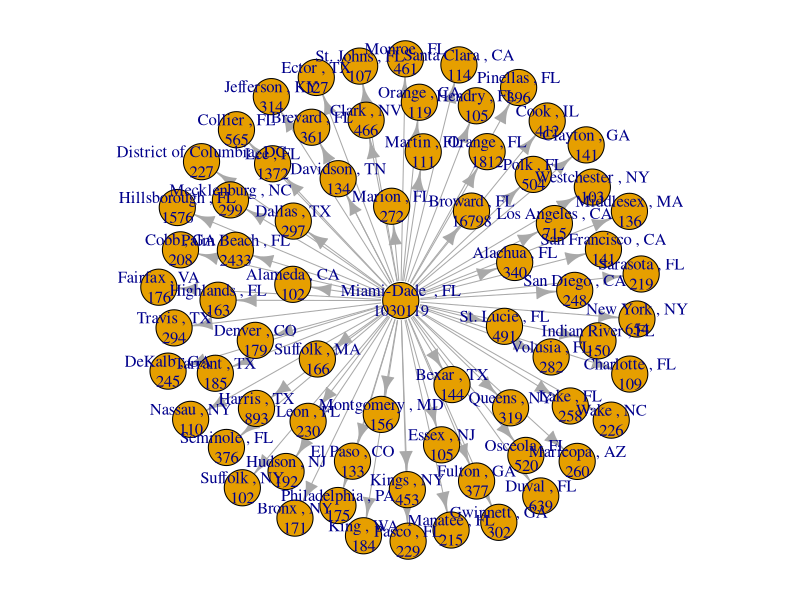
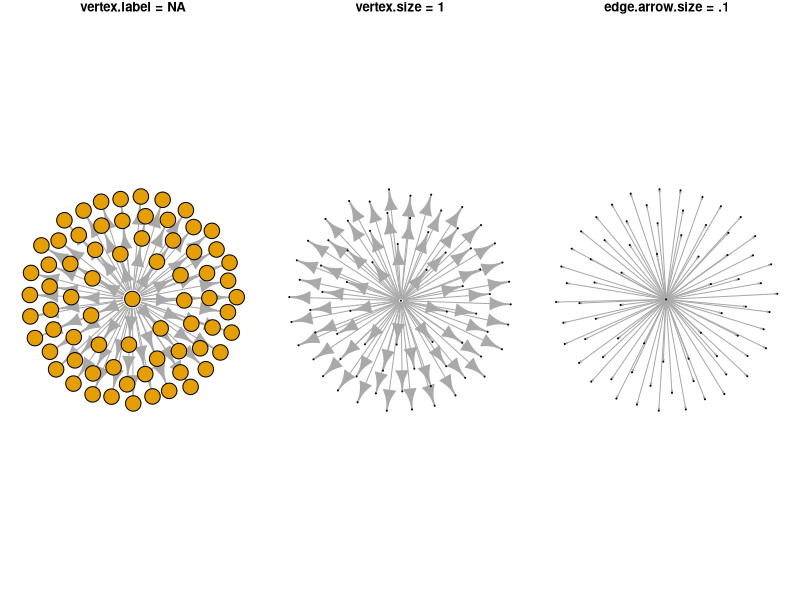
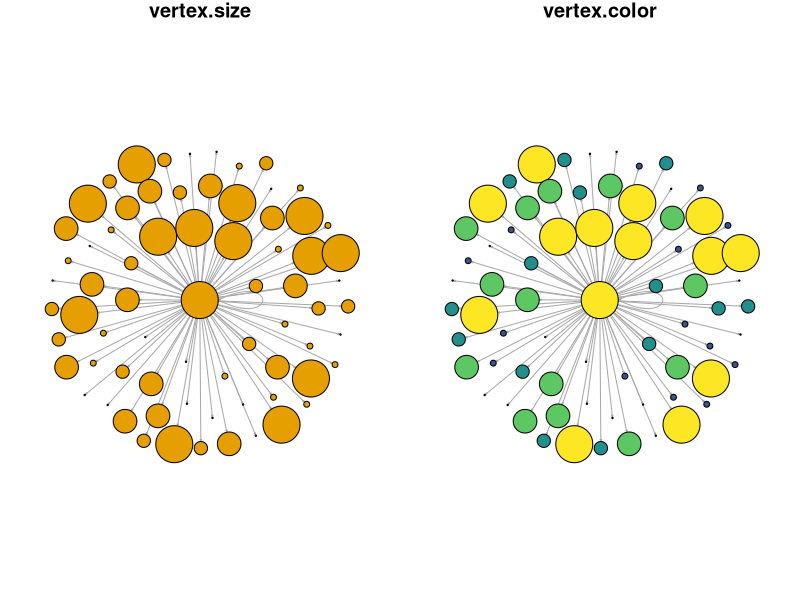
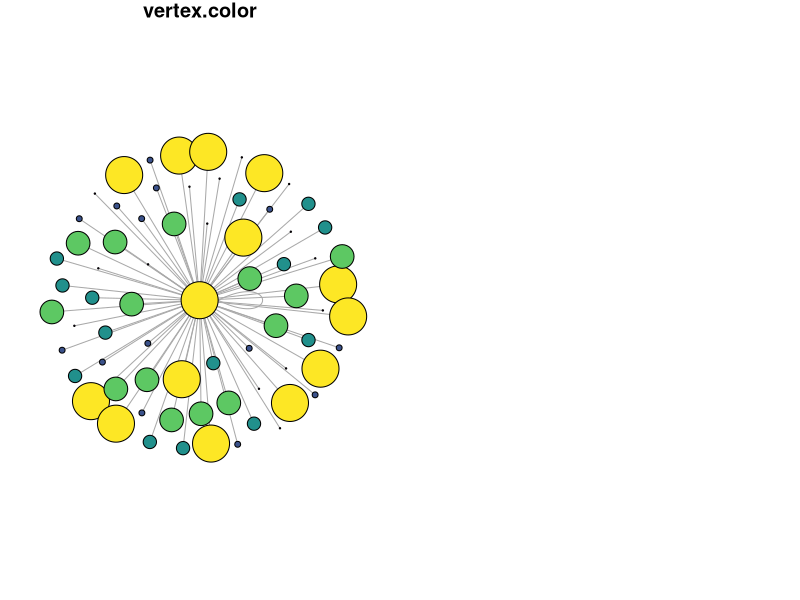
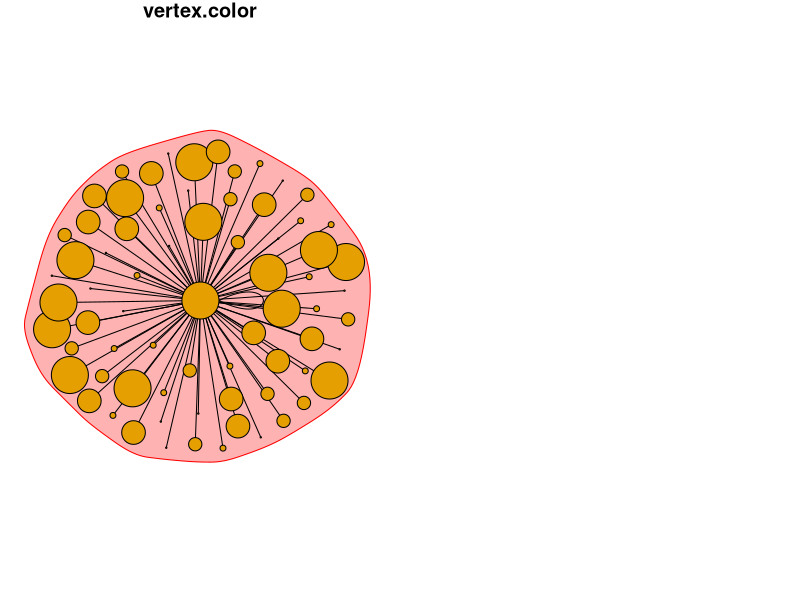

Write R code to recreate these figures, in order.
## ---- chunk 1
library(igraph)
library(tibble)
library(viridis)
## ---- chunk 2
# import
edges <- data.table::fread("./data/irs/miami-out-migration-edges.csv")
nodes <- data.table::fread("./data/irs/miami-out-migration-nodes.csv")
# create network
g1 <- igraph::graph_from_data_frame(d = edges,
                                   directed = T,
                                   vertices = nodes
)
#remove self-loops, people that moved w/in county
g1 <- simplify(g1, 
               remove.multiple = F,
               remove.loops = T
               )
## ---- chunk 3
#chart #1 - will it plot?
par(mar = c(1, 1, 1, 1))
plot.igraph(g1)
## ---- chunk 4
#chart #2 - open the space
par(mfrow= c(1, 3), mar = c(1,1,1,1))
plot.igraph(g1,
            vertex.label = NA,
            main = "vertex.label = NA"
            )
plot.igraph(g1,
            vertex.label = NA,
            vertex.size = 1,
            main = "vertex.size = 1"
            )
plot.igraph(g1,
            vertex.label = NA,
            vertex.size = 1,
            edge.arrow.size = .1,
            main = "edge.arrow.size = .1"
)
## ---- chunk 5
#create variable for vertex.size -- cut number returns into 5
nodes$quintile <- ggplot2::cut_number(nodes$returns, n = 5)
levels(nodes$quintile) <- 1:5
nodes$quintile <- as.character(nodes$quintile)
nodes$quintile <- as.integer(nodes$quintile)
## ---- chunk 6
#create node color palette and merge w/ node df
my.colors <- tibble(quintile = 1:5,
                    colors = viridis(5, option = "D")
)
nodes <- dplyr::left_join(nodes, my.colors, by = "quintile")
## ---- chunk 7
par(mfrow = c(1, 2), mar = c(1, 1, 1, 1))

set.seed(1234)
g2 <- igraph::graph_from_data_frame(d = edges,
                                          directed = T,
                                          vertices = nodes
)
plot.igraph(g2,
            vertex.label = NA,
            vertex.size = V(g2)$quintile ^2,
            edge.arrow.size = .1,
            main = "vertex.size"
)
set.seed(1234)
g3 <- igraph::graph_from_data_frame(d = edges,
                                          directed = T,
                                          vertices = nodes
)
plot.igraph(g3,
            vertex.label = NA,
            vertex.size = V(g3)$quintile ^2,
            vertex.color = V(g3)$colors,
            edge.arrow.size = .1,
            main = "vertex.color"
)
## ---- chunk 8
g4 <- igraph::graph_from_data_frame(d = edges,
                                          directed = F,
                                          vertices = nodes
)
plot(g4,
        vertex.label = NA,
        vertex.size = V(g3)$quintile ^2,
        vertex.color = V(g3)$colors,
        edge.arrow.size = .1,
        main = "vertex.color"
     )
par(mfrow=c(1,2))
# Community detection based on label propagation:

clp <- cluster_label_prop(g4) 
class(clp)
# Community detection returns an object of class "communities" # which igraph knows how to plot:
plot(clp, 
        g4,
        vertex.label = NA,
        vertex.size = V(g3)$quintile ^2,
        vertex.color = V(g3)$colors,
        edge.arrow.size = .1,
        main = "vertex.color"
     )
# We can also plot the communities without relying on their built-in plot:
V(g4)$community <- clp$membership
